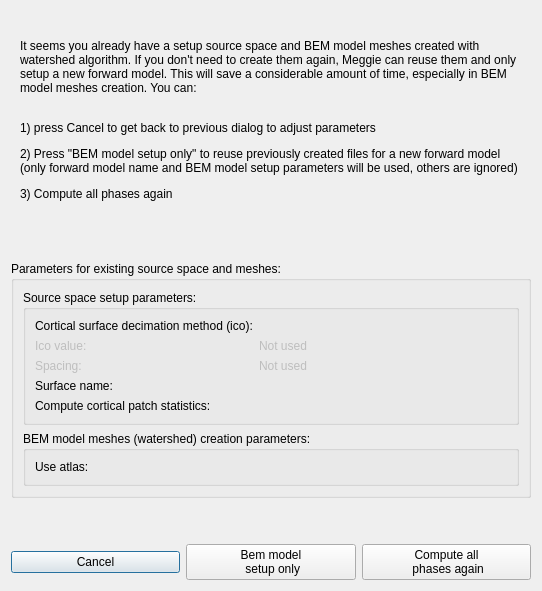
<?xml version="1.0" encoding="UTF-8"?>
<ui version="4.0">
 <class>DialogForwardModelSkip</class>
 <widget class="QDialog" name="DialogForwardModelSkip">
  <property name="geometry">
   <rect>
    <x>0</x>
    <y>0</y>
    <width>542</width>
    <height>591</height>
   </rect>
  </property>
  <property name="windowTitle">
   <string>Reuse existing files?</string>
  </property>
  <layout class="QFormLayout" name="formLayout">
   <item row="1" column="0">
    <spacer name="verticalSpacer_2">
     <property name="orientation">
      <enum>Qt::Vertical</enum>
     </property>
     <property name="sizeType">
      <enum>QSizePolicy::MinimumExpanding</enum>
     </property>
     <property name="sizeHint" stdset="0">
      <size>
       <width>20</width>
       <height>20</height>
      </size>
     </property>
    </spacer>
   </item>
   <item row="3" column="0">
    <spacer name="verticalSpacer">
     <property name="orientation">
      <enum>Qt::Vertical</enum>
     </property>
     <property name="sizeHint" stdset="0">
      <size>
       <width>20</width>
       <height>40</height>
      </size>
     </property>
    </spacer>
   </item>
   <item row="0" column="0" colspan="2">
    <widget class="QFrame" name="frame">
     <property name="minimumSize">
      <size>
       <width>200</width>
       <height>200</height>
      </size>
     </property>
     <property name="frameShape">
      <enum>QFrame::NoFrame</enum>
     </property>
     <property name="frameShadow">
      <enum>QFrame::Raised</enum>
     </property>
     <layout class="QGridLayout" name="gridLayout_4">
      <item row="0" column="0">
       <widget class="QLabel" name="labelQuestion">
        <property name="minimumSize">
         <size>
          <width>200</width>
          <height>200</height>
         </size>
        </property>
        <property name="text">
         <string>&lt;html&gt;&lt;head/&gt;&lt;body&gt;&lt;p&gt;It seems you already have a setup source space and BEM model meshes created with watershed algorithm. If you don't need to create them again, Meggie can reuse them and only setup a new forward model. This will save a considerable amount of time, especially in BEM model meshes creation. You can:&lt;br/&gt;&lt;/p&gt;&lt;p&gt;1) press Cancel to get back to previous dialog to adjust parameters&lt;/p&gt;&lt;p&gt;2) Press &amp;quot;BEM model setup only&amp;quot; to reuse previously created files for a new forward model (only forward model name and BEM model setup parameters will be used, others are ignored)&lt;/p&gt;&lt;p&gt;3) Compute all phases again&lt;/p&gt;&lt;/body&gt;&lt;/html&gt;</string>
        </property>
        <property name="wordWrap">
         <bool>true</bool>
        </property>
       </widget>
      </item>
     </layout>
    </widget>
   </item>
   <item row="2" column="0" colspan="2">
    <widget class="QGroupBox" name="groupBox">
     <property name="sizePolicy">
      <sizepolicy hsizetype="Preferred" vsizetype="Fixed">
       <horstretch>0</horstretch>
       <verstretch>0</verstretch>
      </sizepolicy>
     </property>
     <property name="title">
      <string>Parameters for existing source space and meshes:</string>
     </property>
     <layout class="QGridLayout" name="gridLayout">
      <item row="0" column="0">
       <widget class="QGroupBox" name="groupBoxSourceSpaceSetup">
        <property name="sizePolicy">
         <sizepolicy hsizetype="Preferred" vsizetype="Fixed">
          <horstretch>0</horstretch>
          <verstretch>0</verstretch>
         </sizepolicy>
        </property>
        <property name="minimumSize">
         <size>
          <width>0</width>
          <height>0</height>
         </size>
        </property>
        <property name="title">
         <string>Source space setup parameters:</string>
        </property>
        <layout class="QGridLayout" name="gridLayout_3">
         <item row="0" column="0">
          <widget class="QLabel" name="labelIco">
           <property name="text">
            <string>Cortical surface decimation method (ico):</string>
           </property>
           <property name="buddy">
            <cstring></cstring>
           </property>
          </widget>
         </item>
         <item row="1" column="0">
          <widget class="QLabel" name="labelIcoValue">
           <property name="enabled">
            <bool>false</bool>
           </property>
           <property name="text">
            <string>Ico value:</string>
           </property>
          </widget>
         </item>
         <item row="6" column="0">
          <widget class="QLabel" name="labelCPS">
           <property name="text">
            <string>Compute cortical patch statistics:</string>
           </property>
          </widget>
         </item>
         <item row="2" column="0">
          <widget class="QLabel" name="labelSpacing">
           <property name="enabled">
            <bool>false</bool>
           </property>
           <property name="text">
            <string>Spacing:</string>
           </property>
          </widget>
         </item>
         <item row="4" column="0">
          <widget class="QLabel" name="labelSurfaceName">
           <property name="text">
            <string>Surface name:</string>
           </property>
          </widget>
         </item>
         <item row="0" column="1" colspan="2">
          <widget class="QLabel" name="labelDecimMethod">
           <property name="text">
            <string/>
           </property>
          </widget>
         </item>
         <item row="4" column="1" colspan="2">
          <widget class="QLabel" name="labelSurfaceName_2">
           <property name="text">
            <string/>
           </property>
          </widget>
         </item>
         <item row="6" column="1" colspan="2">
          <widget class="QLabel" name="labelComputePatchStats">
           <property name="text">
            <string/>
           </property>
          </widget>
         </item>
         <item row="1" column="1">
          <widget class="QLabel" name="labelIcoValue_2">
           <property name="enabled">
            <bool>false</bool>
           </property>
           <property name="text">
            <string>Not used</string>
           </property>
          </widget>
         </item>
         <item row="2" column="1">
          <widget class="QLabel" name="labelSpacing_2">
           <property name="enabled">
            <bool>false</bool>
           </property>
           <property name="text">
            <string>Not used</string>
           </property>
          </widget>
         </item>
        </layout>
       </widget>
      </item>
      <item row="1" column="0">
       <widget class="QGroupBox" name="groupBoxBemModelMeshes">
        <property name="sizePolicy">
         <sizepolicy hsizetype="Preferred" vsizetype="Fixed">
          <horstretch>0</horstretch>
          <verstretch>0</verstretch>
         </sizepolicy>
        </property>
        <property name="title">
         <string>BEM model meshes (watershed) creation parameters:</string>
        </property>
        <layout class="QGridLayout" name="gridLayout_2">
         <item row="0" column="0">
          <widget class="QLabel" name="labelUseAtlas">
           <property name="text">
            <string>Use atlas:</string>
           </property>
          </widget>
         </item>
         <item row="0" column="1">
          <widget class="QLabel" name="labelUseAtlas_2">
           <property name="text">
            <string/>
           </property>
          </widget>
         </item>
        </layout>
       </widget>
      </item>
     </layout>
    </widget>
   </item>
   <item row="4" column="0" colspan="2">
    <layout class="QHBoxLayout" name="horizontalLayout">
     <item>
      <widget class="QPushButton" name="pushButtonCancel">
       <property name="text">
        <string>Cancel</string>
       </property>
      </widget>
     </item>
     <item>
      <widget class="QPushButton" name="pushButtonBemOnly">
       <property name="text">
        <string>Bem model 
 setup only</string>
       </property>
      </widget>
     </item>
     <item>
      <widget class="QPushButton" name="pushButtonComputeAll">
       <property name="text">
        <string>Compute all 
 phases again</string>
       </property>
      </widget>
     </item>
    </layout>
   </item>
  </layout>
 </widget>
 <resources/>
 <connections/>
</ui>
